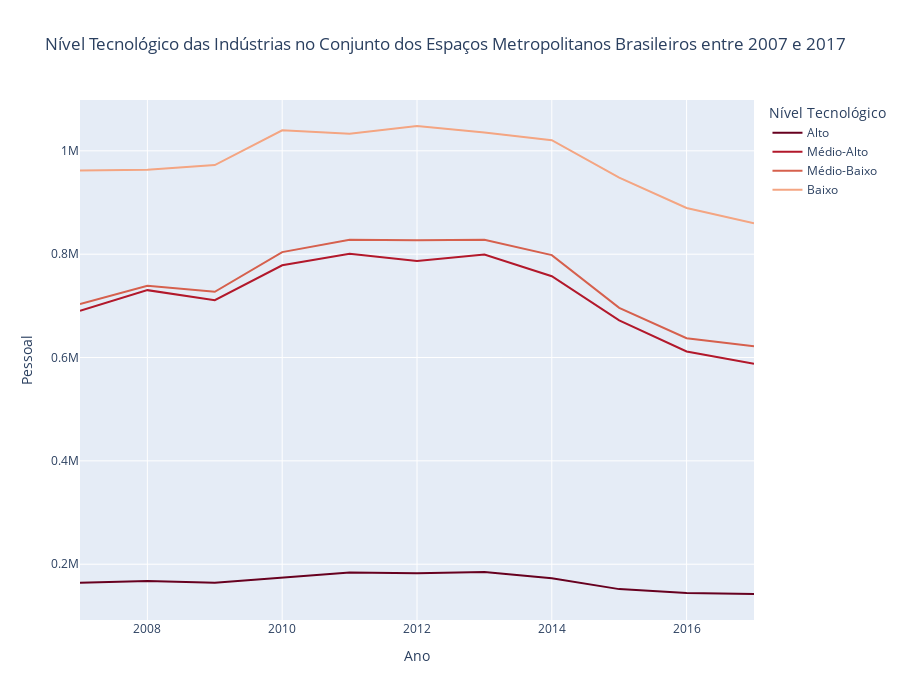

The code cell stored with this chart in its notebook:
### Code cell
fig = ind.ind_tech_level_evolution_line_plot(
    list_met=['Total']
    , title='Nível Tecnológico das Indústrias no Conjunto dos Espaços Metropolitanos Brasileiros entre 2007 e 2017'
)
fig.show()

### Figure 1 — Plotly figure (JSON) as saved in the notebook; plotly's stock layout.template omitted (floating-point values rounded to 4 significant figures)
{"data": [{"hovertemplate": "Nível Tecnológico=Alto<br>Ano=%{x}<br>Pessoal=%{y}<extra></extra>", "legendgroup": "Alto", "line": {"color": "rgb(103,0,31)", "dash": "solid"}, "mode": "lines", "name": "Alto", "orientation": "v", "showlegend": true, "type": "scatter", "x": ["2007", "2008", "2009", "2010", "2011", "2012", "2013", "2014", "2015", "2016", "2017"], "xaxis": "x", "y": [164288, 167398, 164341, 174217, 183877, 182406, 184921, 172629, 151805, 144281, 142367], "yaxis": "y"}, {"hovertemplate": "Nível Tecnológico=Médio-Alto<br>Ano=%{x}<br>Pessoal=%{y}<extra></extra>", "legendgroup": "Médio-Alto", "line": {"color": "rgb(178,24,43)", "dash": "solid"}, "mode": "lines", "name": "Médio-Alto", "orientation": "v", "showlegend": true, "type": "scatter", "x": ["2007", "2008", "2009", "2010", "2011", "2012", "2013", "2014", "2015", "2016", "2017"], "xaxis": "x", "y": [690452, 730413, 710877, 778518, 800751, 786711, 799249, 757423, 671752, 611803, 588090], "yaxis": "y"}, {"hovertemplate": "Nível Tecnológico=Médio-Baixo<br>Ano=%{x}<br>Pessoal=%{y}<extra></extra>", "legendgroup": "Médio-Baixo", "line": {"color": "rgb(214,96,77)", "dash": "solid"}, "mode": "lines", "name": "Médio-Baixo", "orientation": "v", "showlegend": true, "type": "scatter", "x": ["2007", "2008", "2009", "2010", "2011", "2012", "2013", "2014", "2015", "2016", "2017"], "xaxis": "x", "y": [703736, 739059, 727194, 804056, 827750, 827127, 828033, 798175, 696144, 637403, 621756], "yaxis": "y"}, {"hovertemplate": "Nível Tecnológico=Baixo<br>Ano=%{x}<br>Pessoal=%{y}<extra></extra>", "legendgroup": "Baixo", "line": {"color": "rgb(244,165,130)", "dash": "solid"}, "mode": "lines", "name": "Baixo", "orientation": "v", "showlegend": true, "type": "scatter", "x": ["2007", "2008", "2009", "2010", "2011", "2012", "2013", "2014", "2015", "2016", "2017"], "xaxis": "x", "y": [962149, 963417, 972416, 1039622, 1033209, 1048073, 1035553, 1020495, 948281, 889391, 859832], "yaxis": "y"}], "layout": {"height": 700, "legend": {"title": {"text": "Nível Tecnológico"}, "tracegroupgap": 0}, "title": {"text": "Nível Tecnológico das Indústrias no Conjunto dos Espaços Metropolitanos Brasileiros entre 2007 e 2017"}, "xaxis": {"anchor": "y", "domain": [0, 1], "title": {"text": "Ano"}}, "yaxis": {"anchor": "x", "domain": [0, 1], "title": {"text": "Pessoal"}}}}
